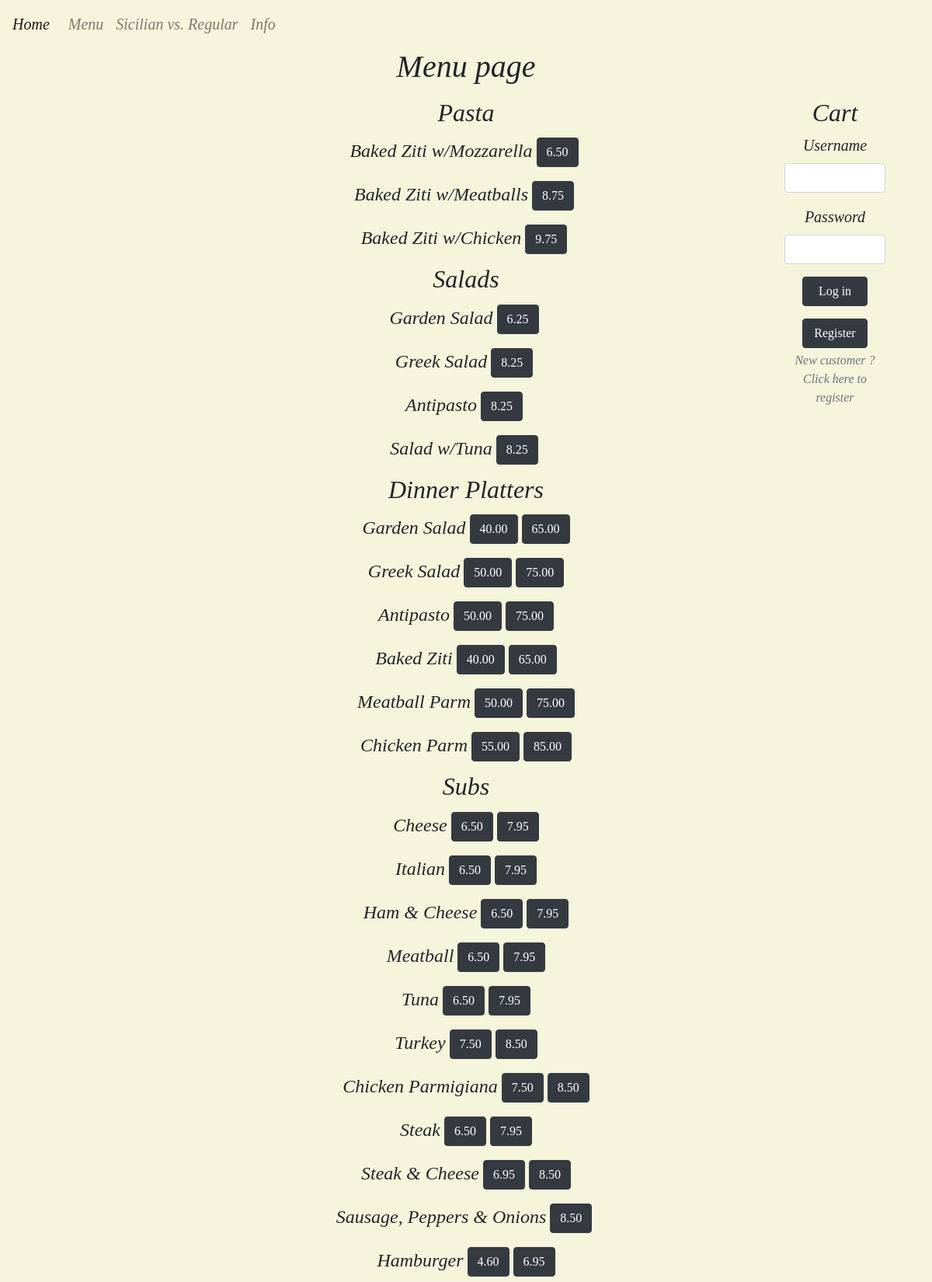
The page /menu (upper part) on the database its author committed.
### orders/models.py (models this page shows, shortened)
class Catergory(models.Model):
    catergory = models.CharField(max_length=64)
    def __str__(self):
        return f"{self.catergory}"

class Fooditem(models.Model):
    item = models.CharField(max_length=64)
    cat = models.ForeignKey(Catergory, on_delete=models.CASCADE, related_name="catergories")
    minnumberoftoppings = models.PositiveSmallIntegerField(default=0)
    maxnumberoftoppings = models.PositiveSmallIntegerField(default=0)
    onesize = models.BooleanField(default=True)
    price = models.DecimalField(max_digits=5, decimal_places=2, blank=True, null=True)
    pricelarge = models.DecimalField(max_digits=5, decimal_places=2, blank=True, null=True)
    toppings = models.ManyToManyField(Top, blank=True, null=True)

### orders/views.py (the view)
# urls.py: path("menu", views.menu, name="menu"),
def menu(request):
    if request.user.is_authenticated:
        return redirect("order")
    context = {
    "items": Fooditem.objects.all(),
    "cats" : Catergory.objects.all(),
    "extras": Extras.objects.filter(price__exact=0)
    }
    return render(request,"orders/menu.html",context)

### orders/templates/orders/menu.html (shortened to what this page needs)
{% extends "orders/base.html" %}
{% load staticfiles %}
{% block body %}
<h1>Menu page</h1>
{% load staticfiles %}
<div class="container">
  <div class="row">
    <div class="col-2">
      </div>
    <div class="col-8">
      <div class="container">
        <div id="Textarea1">
          {% for c in cats %}
          <h2 id={{c}}>{{ c }} </h2>
          {% for item in items %}
          {% if item.cat == c %}
            {% if item.pricelarge %}
            <h4>{{item.item}}<button type="button" name="button" style="margin:5px;"class="btn btn-dark">{{item.price}}</button><button type="button" name="button" class="btn btn-dark">{{item.pricelarge}}</button></h4>
            {% else %}
            <h4>{{item.item}}<button type="button" name="button" style="margin:5px;"class="btn btn-dark">{{item.price}}</button></h4>
            {% endif %}
          {% endif %}
          {% endfor %}
          {% endfor %}
        </div>
      </div>
    </div>
    <div class="col-2">
      <div class="container">
        <h2>Cart</h2>
        <form action="{% url 'login' %}" method="post">
          <div class="form-group">
            <label for="exampleInputEmail1">Username</label>
            <input type="input" class="form-control" name="username" id="username" aria-describedby="emailHelp">
          </div>
          <div class="form-group">
            <label for="exampleInputPassword1">Password</label>
            <input type="password" class="form-control"  name="password" id="password">
          </div>
          <div class="form-group">
            <button id="login" type="submit" style="width:65%;" class="btn btn-dark">Log in</button>
          </div>
          </form>
        <form action="{% url 'registration' %}" method="post">
        <div class="form-group">
          <button id="register" type="submit" style="width:65%;" class="btn btn-dark">Register</button>
          <small id="registerHelp" class="form-text text-muted">New customer ? Click here to register</small>
        </div>
      </form>
      </div>
    </div>
    </div>
  </div>
{% endblock %}

### orders/static/orders/style.css (style rules this page uses)
h1 { text-align: center; font-family: Didot,serif; font-style: oblique; }
body { background-color: beige; text-align: center; font-family: Didot,serif; font-style: oblique; font-size: 20px; }

### rows shown on the page
Catergory: catergory "Pasta"
Fooditem: item "Baked Ziti w/Mozzarella", price "6.50"
Fooditem: item "Baked Ziti w/Meatballs", price "8.75"
Fooditem: item "Baked Ziti w/Chicken", price "9.75"
Catergory: catergory "Salads"
Fooditem: item "Garden Salad", price "6.25"
Fooditem: item "Greek Salad", price "8.25"
Fooditem: item "Antipasto", price "8.25"
Fooditem: item "Salad w/Tuna", price "8.25"
Catergory: catergory "Dinner Platters"
Fooditem: item "Garden Salad", price "40.00", pricelarge "65.00"
Fooditem: item "Greek Salad", price "50.00", pricelarge "75.00"
Fooditem: item "Antipasto", price "50.00", pricelarge "75.00"
Fooditem: item "Baked Ziti", price "40.00", pricelarge "65.00"
Fooditem: item "Meatball Parm", price "50.00", pricelarge "75.00"
Fooditem: item "Chicken Parm", price "55.00", pricelarge "85.00"
Catergory: catergory "Subs"
Fooditem: item "Cheese", price "6.50", pricelarge "7.95"
Fooditem: item "Italian", price "6.50", pricelarge "7.95"
Fooditem: item "Ham & Cheese", price "6.50", pricelarge "7.95"
Fooditem: item "Meatball", price "6.50", pricelarge "7.95"
Fooditem: item "Tuna", price "6.50", pricelarge "7.95"
Fooditem: item "Turkey", price "7.50", pricelarge "8.50"
Fooditem: item "Chicken Parmigiana", price "7.50", pricelarge "8.50"
Fooditem: item "Steak", price "6.50", pricelarge "7.95"
Fooditem: item "Steak & Cheese", price "6.95", pricelarge "8.50"
Fooditem: item "Sausage, Peppers & Onions", price "8.50"
Fooditem: item "Hamburger", price "4.60", pricelarge "6.95"
